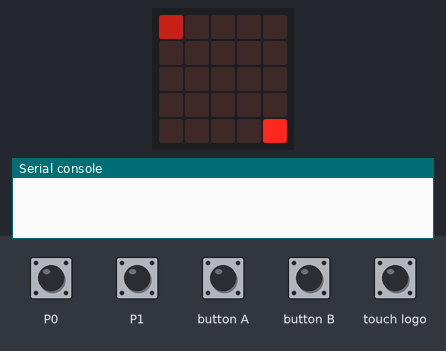
Bench run of a program on a simulated BBC micro:bit (MakeCode). Parts: the board's 5×5 LED display, the last lines printed to the serial console. The inputs (shaded band) are chosen by the test bench. No radio messages arrive unless stated (any console line starting 'radio sent:' is added by the test bench).

Above: at 4.8 s.
4.9 s: touch pin P1 pressed for 0.15 s
At 5.5 s:
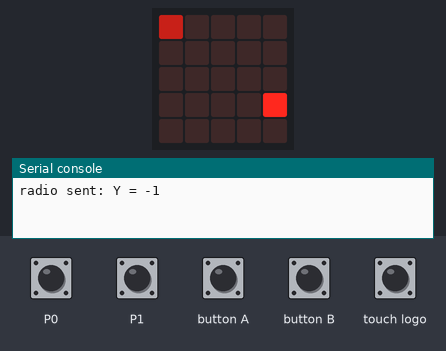
6.5 s: button A pressed for 0.15 s
At 7.8 s:
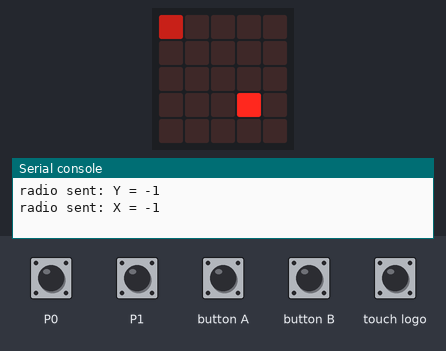
8.1 s: touch pin P0 pressed for 0.15 s
At 9.1 s:
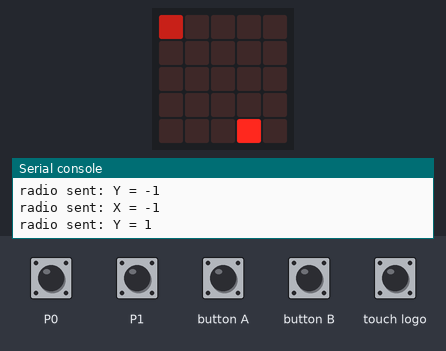
9.7 s: button A pressed for 0.15 s
At 10.3 s:
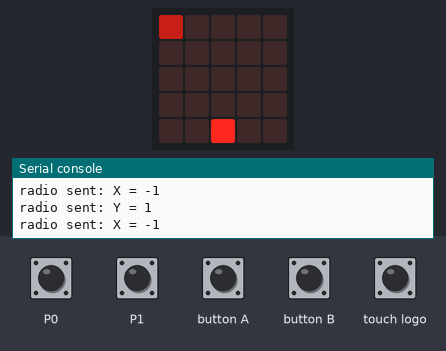
11.3 s: touch pin P1 pressed for 0.15 s
At 12.6 s:
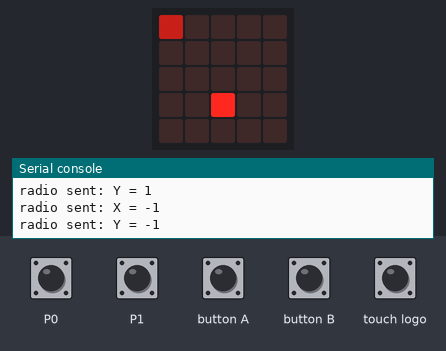
12.9 s: touch pin P1 pressed for 0.15 s
At 14.0 s:
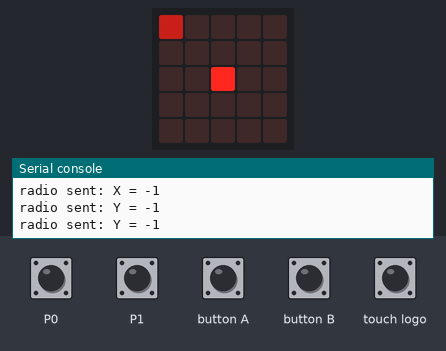
Timing chart, 0 to 15.5 s (numbered marks = the images above; inputs shaded):
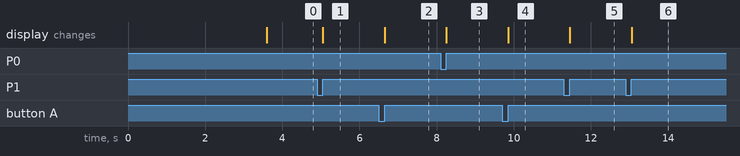

Measured:
- after the input at 4.9 s, the display: changes after 0.15 s (image 1)
- after the input at 6.5 s, the display: changes after 0.15 s (image 2)
- after the input at 8.1 s, the display: changes after 0.15 s (image 3)
- after the input at 9.7 s, the display: changes after 0.15 s (image 4)
- after the input at 11.3 s, the display: changes after 0.15 s (image 5)
- after the input at 12.9 s, the display: changes after 0.15 s (image 6)

The program:

main.ts
```typescript
let Me: game.LedSprite
let Enemy: game.LedSprite
let onStart: boolean

function Init() {
    radio.setGroup(114514)

    basic.showIcon(IconNames.Happy)
    basic.pause(3000)
    basic.clearScreen()

    Me = game.createSprite(4, 4)
    Enemy = game.createSprite(0, 0)
    Enemy.set(LedSpriteProperty.Brightness, 100)
}

function RunLoopOfGame() {

}

function Main() {
    Init()
    RunLoopOfGame()
}

input.onButtonPressed(Button.A, function () {
    Me.change(LedSpriteProperty.X, -1)
    radio.sendValue("X", -1)
})

input.onButtonPressed(Button.B, function () {
    Me.change(LedSpriteProperty.X, 1)
    radio.sendValue("X", 1)
})

input.onPinPressed(TouchPin.P0, function () {
    Me.change(LedSpriteProperty.Y, 1)
    radio.sendValue("Y", 1)
})

input.onPinPressed(TouchPin.P1, function () {
    Me.change(LedSpriteProperty.Y, -1)
    radio.sendValue("Y", -1)
})

input.onLogoEvent(TouchButtonEvent.Pressed, function () {
    radio.sendValue("Plz Connect", 0)
})

radio.onReceivedValue(function (name: string, value: number) {
    if (name == "X") {
        let enemyPos: number
        if (value < 0) {
            enemyPos = Enemy.get(LedSpriteProperty.X)
            Enemy.set(LedSpriteProperty.X, enemyPos + 1)
        }
        else {
            enemyPos = Enemy.get(LedSpriteProperty.X)
            Enemy.set(LedSpriteProperty.X, enemyPos - 1)
        }
    }
    else if (name == "Y") {
        let enemyPos: number
        if (value < 0) {
            enemyPos = Enemy.get(LedSpriteProperty.Y)
            Enemy.set(LedSpriteProperty.Y, enemyPos + 1)
        }
        else {
            enemyPos = Enemy.get(LedSpriteProperty.Y)
            Enemy.set(LedSpriteProperty.Y, enemyPos - 1)
        }
    }
    else {
        game.pause()

        basic.showString(name)
        basic.pause(4000)

        game.resume()
    }
})

Main()
```

test.ts
```typescript
// 在此处测试；当此软件包作为插件使用时，将不会编译此软件包。
```
